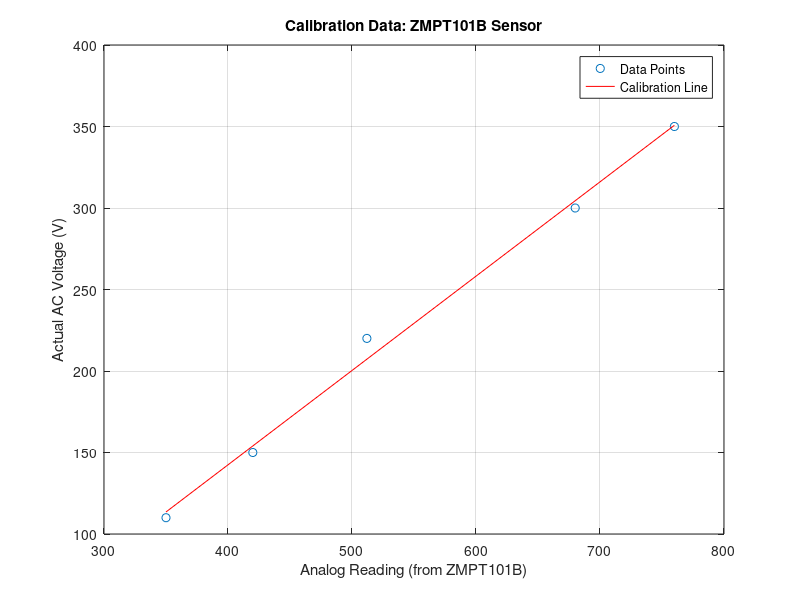

Recreate this plot in MATLAB.
clc
close all
clear all

% Sample data
analogReadings = [350, 420, 512, 680, 760]; % Raw sensor readings
actualVoltages = [110, 150, 220, 300, 350]; % Actual AC voltages

% Plot the raw data
figure;
plot(analogReadings, actualVoltages, 'o');
xlabel('Analog Reading (from ZMPT101B)');
ylabel('Actual AC Voltage (V)');
title('Calibration Data: ZMPT101B Sensor');
grid on;
hold on;

% Linear regression using polyfit
p = polyfit(analogReadings, actualVoltages, 1); % Linear fit (y = p(1)*x + p(2))
fitLine = polyval(p, analogReadings);
plot(analogReadings, fitLine, '-r');
legend('Data Points', 'Calibration Line');

% Display equation
fprintf('Calibration Equation: Voltage = %.2f * Reading + %.2f\n', p(1), p(2));